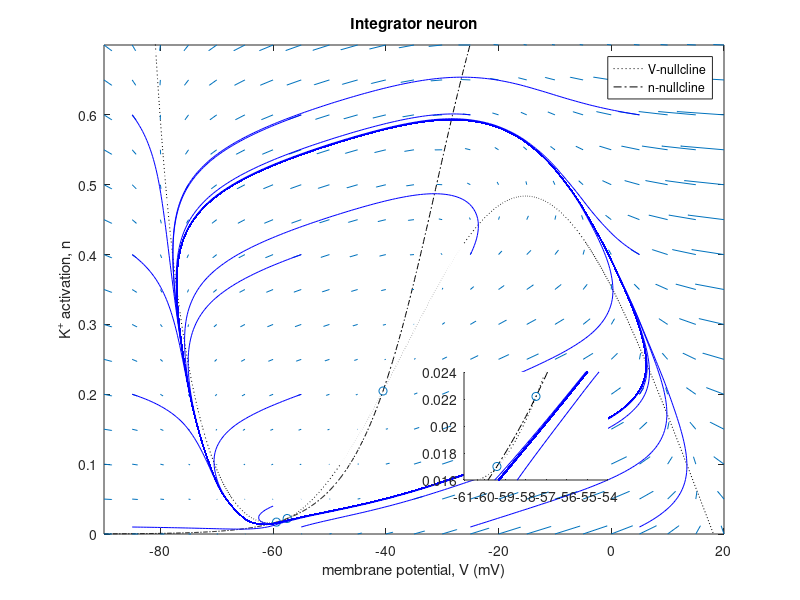

This chart was generated by the following MATLAB code: (Note: this script raises an error after producing the figure.)
clear all; close all;

% persistent sodium plus potassium model
% note: we assume tau_n(v)=1, C=1;

% simulation parameters
T=300; % total time (ms)
dt=0.1; % simulation time-step (ms)
tVec=(dt:dt:T); % time vector
numTime=length(tVec); % number of timepoints
pw=1; % pulse width (ms)
ipi=[3.8 7.6 11.4]; % inter-pulse-interval (ms)
pulse_inds=[(find(tVec>=10,1,'first'):find(tVec<=10+pw,1,'last')),...
    (find(tVec>=10+ipi(1),1,'first'):find(tVec<=10+ipi(1)+pw,1,'last')),...
    (find(tVec>=110,1,'first'):find(tVec<=110+pw,1,'last')),...
    (find(tVec>=110+ipi(2),1,'first'):find(tVec<=110+ipi(2)+pw,1,'last')),...
    (find(tVec>=210,1,'first'):find(tVec<=210+pw,1,'last')),...
    (find(tVec>=210+ipi(3),1,'first'):find(tVec<=210+ipi(3)+pw,1,'last'))];

%%% integrator %%%
% parameters
g_l=8; % conductance constant (leak)
g_na=20;
g_k=10;
E_l=-79.42; % Nernst potential (leak)
E_na=60;
E_k=-90;
vh_m=-20; % steady-state half-life potential (m-gate)
vh_n=-31;
k_m=15; % sigma function slope factor (m-gate)
k_n=7;
I_base=4.3; % baseline injected current

% Compute nullclines and vector field
vVec=(-90:0.1:20); % vector spanning voltage values (v-dimension)
nVec=(0:0.001:0.7)'; % vector spanning n-gate values (n-dimension)
[X,Y]=meshgrid(downsample(vVec,50),downsample(nVec,50)); % create 2D grid of downsampled values
v_dot = I_base-g_l.*(X-E_l)-g_na./(1+exp((vh_m-X)/k_m)).*(X-E_na)-g_k*Y.*(X-E_k); % dv/dt
n_dot = 1./(1+exp((vh_n-X)/k_n))-Y; % dn/dt
v_null = (I_base-g_l*(vVec-E_l)-g_na./(1+exp((vh_m-vVec)/k_m)).*(vVec-E_na))./(g_k*(vVec-E_k)); % v-nullcline
n_null = 1./(1+exp((vh_n-vVec)/k_n)); % n-nullcline

% Plot nullclines and vector field
figure
plot(vVec,v_null,'k:',vVec,n_null,'k-.')
axis([vVec(1) vVec(end) 0 0.7])
hold on
scatter([-40.5,-57.5,-59.4],[0.2047,0.02219,0.017],'ro'); % equilibria
h=quiver(X,Y,v_dot,n_dot,'AutoScaleFactor',2); % downsample vVec and plot vector field 
hs = get(h,'MaxHeadSize');
set(h,'MaxHeadSize',hs/1000)
startx=[-60,-85,-55,-25,5,-85,-55,-25,5,-85,-55,-25,5,-85,-55,-25,5];
starty=[0.04,0.6,0.6,0.6,0.6,0.4,0.4,0.4,0.4,0.2,0.2,0.2,0.2,0.01,0.01,0.01,0.01,];
streamline(X,Y,v_dot,n_dot,startx,starty)
hold off
title('Integrator neuron')
legend('V-nullcline','n-nullcline')
xlabel('membrane potential, V (mV)')
ylabel('K^+ activation, n')
axes('Position',[.58 .2 .18 .18])
box on
plot(vVec,v_null,'k:',vVec,n_null,'k-.')
hold on
scatter([-40.5,-57.5,-59.4],[0.2047,0.02219,0.017],'ro'); % equilibria
streamline(X,Y,v_dot,n_dot,startx,starty)
hold off
axis([vVec(find(vVec>=-61,1,'first')) vVec(find(vVec<=-54,1,'last')) 0.016 0.024])
box off

% % inital values in phase-space
% v=-59.4*ones(1,numTime);
% n=0.017*ones(1,numTime);

% injected current
I=I_base*ones(1,numTime); % baseline injected current
I(pulse_inds)=I_base+0.68;% % add pulse current

% run simulation
[~,v] = sim_traj(0.017,-59.4,I,tVec,g_l,g_na,g_k,E_l,E_na,E_k,vh_m,vh_n,k_m,k_n);

% plot spiking results
figure
yyaxis left
plot(tVec,v)
ylabel('potential, V (mV)')
axis([0 max(tVec) min(v)-0.15/0.80*(max(v)-min(v)) max(v)+0.05/0.80*(max(v)-min(v))])
yyaxis right
plot(tVec,I)
axis([0 max(tVec) min(I)-0.05/0.05*(max(I)-min(I)) max(I)+0.90/0.05*(max(I)-min(I))])
yticks(unique(I))
title('Integrator neuron')
ylabel('injected current, I ({\mu}A/cm^2)')
xlabel('time (ms)')


%%% resonator %%%
% parameters
g_l=8; % conductance constant (leak)
g_na=20;
g_k=10;
E_l=-79.42; % Nernst potential (leak)
E_na=60;
E_k=-90;
vh_m=-20; % steady-state half-life potential (m-gate)
vh_n=-34;
k_m=15; % sigma function slope factor (m-gate)
k_n=7;
I_base=7; % baseline injected current

% Compute nullclines and vector field
vVec=(-90:0.1:20); % vector spanning voltage values (v-dimension)
nVec=(0:0.001:0.7)'; % vector spanning n-gate values (n-dimension)
[X,Y]=meshgrid(downsample(vVec,50),downsample(nVec,50)); % create 2D grid of downsampled values
v_dot = I_base-g_l.*(X-E_l)-g_na./(1+exp((vh_m-X)/k_m)).*(X-E_na)-g_k*Y.*(X-E_k); % dv/dt
n_dot = 1./(1+exp((vh_n-X)/k_n))-Y; % dn/dt
v_null = (I_base-g_l*(vVec-E_l)-g_na./(1+exp((vh_m-vVec)/k_m)).*(vVec-E_na))./(g_k*(vVec-E_k)); % v-nullcline
n_null = 1./(1+exp((vh_n-vVec)/k_n)); % n-nullcline

% Plot nullclines and vector field
figure
plot(vVec,v_null,'k:',vVec,n_null,'k-.')
axis([vVec(1) vVec(end) 0 0.7])
hold on
scatter(-59.4,0.02587,'ro'); % equilibria
h=quiver(X,Y,v_dot,n_dot,'AutoScaleFactor',2); % downsample vVec and plot vector field 
hs = get(h,'MaxHeadSize');
set(h,'MaxHeadSize',hs/1000)
startx=[-60,-85,-55,-25,5,-85,-55,-25,5,-85,-55,-25,5,-85,-55,-25,5];
starty=[0.04,0.6,0.6,0.6,0.6,0.4,0.4,0.4,0.4,0.2,0.2,0.2,0.2,0.01,0.01,0.01,0.01,];
streamline(X,Y,v_dot,n_dot,startx,starty)
hold off
title('Resonator neuron')
legend('V-nullcline','n-nullcline')
xlabel('membrane potential, V (mV)')
ylabel('K^+ activation, n')
axes('Position',[.58 .2 .18 .18])
box on
plot(vVec,v_null,'k:',vVec,n_null,'k-.')
hold on
scatter(-59.4,0.02587,'ro'); % equilibria
streamline(X,Y,v_dot,n_dot,startx,starty)
hold off
axis([vVec(find(vVec>=-65,1,'first')) vVec(find(vVec<=-55,1,'last')) 0.02 0.04])
box off

% inital values in phase-space
% v=-59.4*ones(1,numTime);
% n=0.02587*ones(1,numTime);

% injected current
I=I_base*ones(1,numTime); % baseline injected current
I(pulse_inds)=I_base+1.9;% add pulse current

% run simulation
[~,v] = sim_traj(0.02587,-59.4,I,tVec,g_l,g_na,g_k,E_l,E_na,E_k,vh_m,vh_n,k_m,k_n);

% plot spiking results
figure
yyaxis left
plot(tVec,v)
ylabel('potential, V (mV)')
axis([0 max(tVec) min(v)-0.15/0.80*(max(v)-min(v)) max(v)+0.05/0.80*(max(v)-min(v))])
yyaxis right
plot(tVec,I)
axis([0 max(tVec) min(I)-0.05/0.05*(max(I)-min(I)) max(I)+0.90/0.05*(max(I)-min(I))])
yticks(unique(I))
title('Resonator neuron')
ylabel('injected current, I ({\mu}A/cm^2)')
xlabel('time (ms)')


%%% BT %%%
% parameters
g_l=8; % conductance constant (leak)
g_na=20;
g_k=10;
E_l=-79.42; % Nernst potential (leak)
E_na=60;
E_k=-90;
vh_m=-20; % steady-state half-life potential (m-gate)
vh_n=-31.64;
k_m=15; % sigma function slope factor (m-gate)
k_n=7;
I_base=5; % baseline injected current

% Compute nullclines and vector field
vVec=(-90:0.1:20); % vector spanning voltage values (v-dimension)
nVec=(0:0.001:0.7)'; % vector spanning n-gate values (n-dimension)
[X,Y]=meshgrid(downsample(vVec,50),downsample(nVec,50)); % create 2D grid of downsampled values
v_dot = I_base-g_l.*(X-E_l)-g_na./(1+exp((vh_m-X)/k_m)).*(X-E_na)-g_k*Y.*(X-E_k); % dv/dt
n_dot = 1./(1+exp((vh_n-X)/k_n))-Y; % dn/dt
v_null = (I_base-g_l*(vVec-E_l)-g_na./(1+exp((vh_m-vVec)/k_m)).*(vVec-E_na))./(g_k*(vVec-E_k)); % v-nullcline
n_null = 1./(1+exp((vh_n-vVec)/k_n)); % n-nullcline

% Plot nullclines and vector field
figure
plot(vVec,v_null,'k:',vVec,n_null,'k-.')
axis([vVec(1) vVec(end) 0 0.7])
hold on
scatter([-42.3,-57.7,-58.4],[0.179,0.02359,0.0214],'ro'); % equilibria
h=quiver(X,Y,v_dot,n_dot,'AutoScaleFactor',2); % downsample vVec and plot vector field 
hs = get(h,'MaxHeadSize');
set(h,'MaxHeadSize',hs/1000)
startx=[-60,-85,-55,-25,5,-85,-55,-25,5,-85,-55,-25,5,-85,-55,-25,5];
starty=[0.04,0.6,0.6,0.6,0.6,0.4,0.4,0.4,0.4,...
    0.2,0.2,0.2,0.2,0.01,0.01,0.01,0.01,];
streamline(X,Y,v_dot,n_dot,startx,starty)
hold off
title('Transition (near BT) neuron')
legend('V-nullcline','n-nullcline')
xlabel('membrane potential, V (mV)')
ylabel('K^+ activation, n')
axes('Position',[.58 .2 .18 .18])
box on
plot(vVec,v_null,'k:',vVec,n_null,'k-.')
hold on
scatter([-42.3,-57.7,-58.4],[0.179,0.02359,0.0214],'ro'); % equilibria
streamline(X,Y,v_dot,n_dot,startx,starty)
hold off
axis([vVec(find(vVec>=-65,1,'first')) vVec(find(vVec<=-55,1,'last')) 0.02 0.04])
box off

% % inital values in phase-space
% v=-58.396*ones(1,numTime);
% n=0.0214*ones(1,numTime);

% injected current
I=I_base*ones(1,numTime); % baseline injected current
I((find(tVec>=10,1,'first'):find(tVec<=10+pw,1,'last')))=I_base+0.8;% add pulse current

% run simulation
[~,v] = sim_traj(0.0214,-58.396,I,tVec,g_l,g_na,g_k,E_l,E_na,E_k,vh_m,vh_n,k_m,k_n);

% plot spiking results
figure
yyaxis left
plot(tVec,v)
ylabel('potential, V (mV)')
axis([0 max(tVec) min(v)-0.15/0.80*(max(v)-min(v)) max(v)+0.05/0.80*(max(v)-min(v))])
yyaxis right
plot(tVec,I)
axis([0 max(tVec) min(I)-0.05/0.05*(max(I)-min(I)) max(I)+0.90/0.05*(max(I)-min(I))])
yticks(unique(I))
title('Transition (near BT) neuron')
ylabel('injected current, I ({\mu}A/cm^2)')
xlabel('time (ms)')


function [n,v] = sim_traj(n_init, v_init, IVec, tVec, g_l, g_na, g_k, E_l, E_na, E_k, vh_m, vh_n, k_m, k_n)
    % Runge-Kutta method simulation
    dt = tVec(2)-tVec(1);
    numTime = length(tVec);
    n = n_init*ones(1,numTime);
    v = v_init*ones(1,numTime);
    
    % RK4
    for i=1:numTime-1
        
        [m_inf,n_inf] = update_consts(v(i),vh_m,k_m,vh_n,k_n);
        n_1 = n(i)+dt/2*(n_inf-n(i));
        v_1 = v(i)+dt/2*(IVec(i)-g_l*(v(i)-E_l)-g_na*m_inf*(v(i)-E_na)-g_k*n(i)*(v(i)-E_k));

        [m_inf,n_inf] = update_consts(v_1,vh_m,k_m,vh_n,k_n);
        n_2 = n(i)+dt/2*(n_inf-n_1);
        v_2 = v(i)+dt/2*(IVec(i)-g_l*(v_1-E_l)-g_na*m_inf*(v_1-E_na)-g_k*n_1*(v_1-E_k));

        [m_inf,n_inf] = update_consts(v_2,vh_m,k_m,vh_n,k_n);
        n_3 = n(i)+dt*(n_inf-n_2);
        v_3 = v(i)+dt*(IVec(i)-g_l*(v_2-E_l)-g_na*m_inf*(v_2-E_na)-g_k*n_2*(v_2-E_k));

        [m_inf,n_inf] = update_consts(v_3,vh_m,k_m,vh_n,k_n);
        n_4 = n(i)+dt*(n_inf-n_3);
        v_4 = v(i)+dt*(IVec(i)-g_l*(v_3-E_l)-g_na*m_inf*(v_3-E_na)-g_k*n_3*(v_3-E_k));

        n(i+1) = n(i) + ([n_1,n_2,n_3,n_4]-n(i))*[1/3;2/3;1/3;1/6];
        v(i+1) = v(i) + ([v_1,v_2,v_3,v_4]-v(i))*[1/3;2/3;1/3;1/6];
    end
end

function [m_inf,n_inf] = update_consts(v, vh_m, k_m, vh_n, k_n)
    m_inf = 1/(1+exp((vh_m-v)/k_m));
    n_inf = 1/(1+exp((vh_n-v)/k_n));
end

